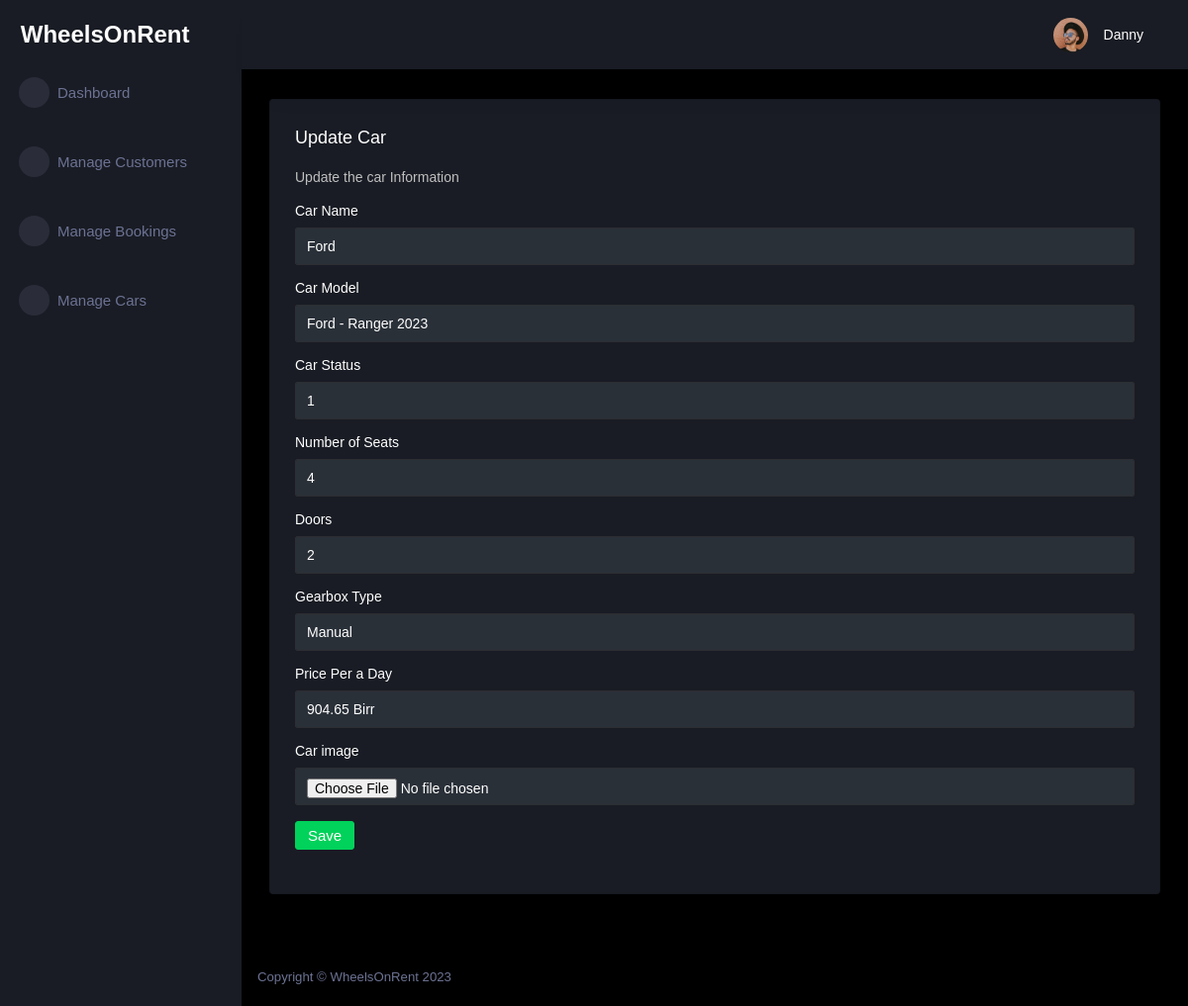
The page /20/update (signed in) on the database as committed earlier.
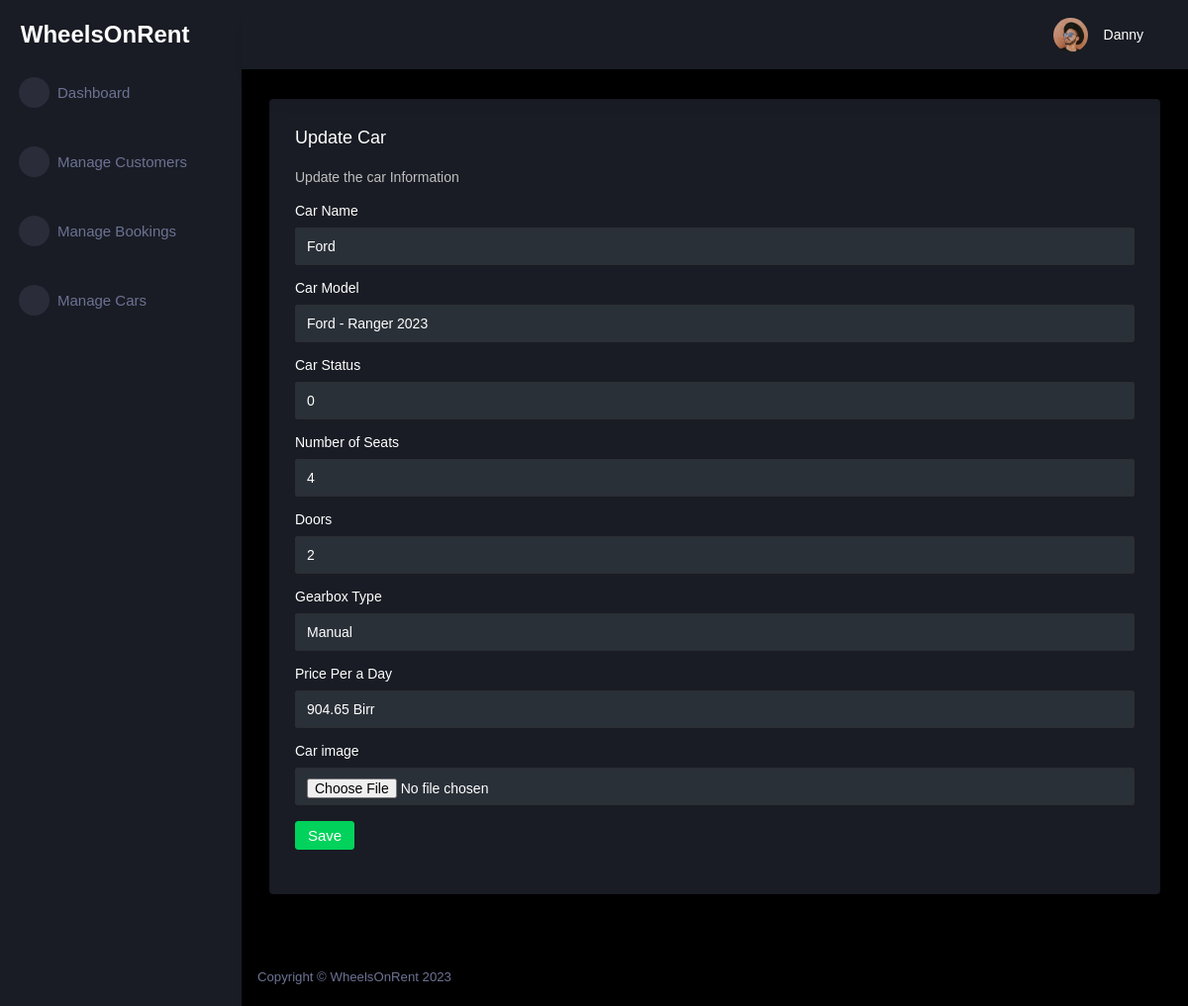
The same page on the database as committed later.
### tables this page shows
CREATE TABLE car (
  id INTEGER PRIMARY KEY AUTOINCREMENT,
  name TEXT NOT NULL,
  model TEXT NOT NULL,
  status TEXT NOT NULL,
  seat INTEGER NOT NULL,
  door INTEGER NOT NULL,
  gearbox TEXT NOT NULL,
  image TEXT
, price REAL NOT NULL DEFAULT 0.0);

### car_app/car.py (the view, shortened to what this page needs)
@bp.route('/<int:id>/update', methods=('GET', 'POST'))
@login_required
def update(id):
    car = get_car(id)
    return render_template('admin/car_update.html', car=car)

### car_app/car.py (called while the page is built)
def get_car(id, check_author=True):
    car = get_db().execute(
        'SELECT id, name, model, status, seat, door, gearbox, image, price'
        ' FROM car'
        ' WHERE car.id = ?',
        (id,)
    ).fetchone()
    if car is None:
        abort(404, f"Car id {id} doesn't exist.")
    return car

### car_app/customer.py (called while the page is built)
@bp.before_app_request
def load_logged_in_customer():
    customer_id = session.get('customer_id')
    if customer_id is None:
        g.customer = None
    else:
        g.customer = get_db().execute(
            'SELECT * FROM customer WHERE id = ?', (customer_id,)
        ).fetchone()

def login_required(view):
    @functools.wraps(view)
    def wrapped_view(**kwargs):
        if g.customer is None:
            return redirect(url_for('customer.login'))
        return view(**kwargs)
    return wrapped_view

### car_app/db.py (called while the page is built)
def get_db():
    if 'db' not in g:
        g.db = sqlite3.connect(
            current_app.config['DATABASE'],
            detect_types=sqlite3.PARSE_DECLTYPES
        )
        g.db.row_factory = sqlite3.Row
    return g.db

### car_app/templates/admin/car_update.html
{% extends 'admin/admin_base.html' %}
{% block content %}
<div class="content-wrapper">
  <div class="row">
    <div class="col-md-12 grid-margin stretch-card">
      <div class="card">
        <div class="card-body">
          <h4 class="card-title">Update Car</h4>
          <p class="card-description"> Update the car Information </p>
            <form class="forms-sample" method="post" enctype="multipart/form-data">
              <div class="form-group">
            <label for="name">Car Name</label>
            <input class="form-control" name="name" id="name" value="{{ request.form['name'] or car['name'] }}" required>
              </div>
            <div class="form-group">
            <label for="model">Car Model</label>
            <input class="form-control" name="model" id="model" value="{{ request.form['model'] or car['model'] }}" required>
          </div>
            <div class="form-group">
            <label for="status">Car Status</label>
            <input class="form-control" name="status" id="status" value="{{ request.form['status'] or car['status'] }}" required>
          </div>
            <div class="form-group">
            <label for="seat">Number of Seats</label>
            <input class="form-control" name="seat" id="seat" value="{{ request.form['seat'] or car['seat'] }}" required>
          </div>
            <div class="form-group">
            <label for="door">Doors</label>
            <input class="form-control" name="door" id="door" value="{{ request.form['door'] or car['door'] }}" required>
          </div>
            <div class="form-group">
            <label for="gearbox">Gearbox Type</label>
            <input class="form-control" name="gearbox" id="gearbox" value="{{ request.form['gearbox'] or car['gearbox'] }}" required>
            </div>
	    <div class="form-group">
            <label for="price">Price Per a Day</label>
            <input class="form-control" name="price" id="gearbox" value="{{ request.form['price'] or car['price'] }}" required>
	    </div>
            <div class="form-group">
            <label for="image">Car image</label>
            <input class="form-control" type="file" name="image" id="image" accept="image/*">
          </div>
            <div class="form-group">
            <input class="btn btn-success" type="submit" value="Save">
          </div>
          </form>
        </div>
      </div>
    </div>
  </div>
</div>
{% endblock %}

Rows that differ between the two databases and show on the page:
changed car "Ford": status "1" → "0"
